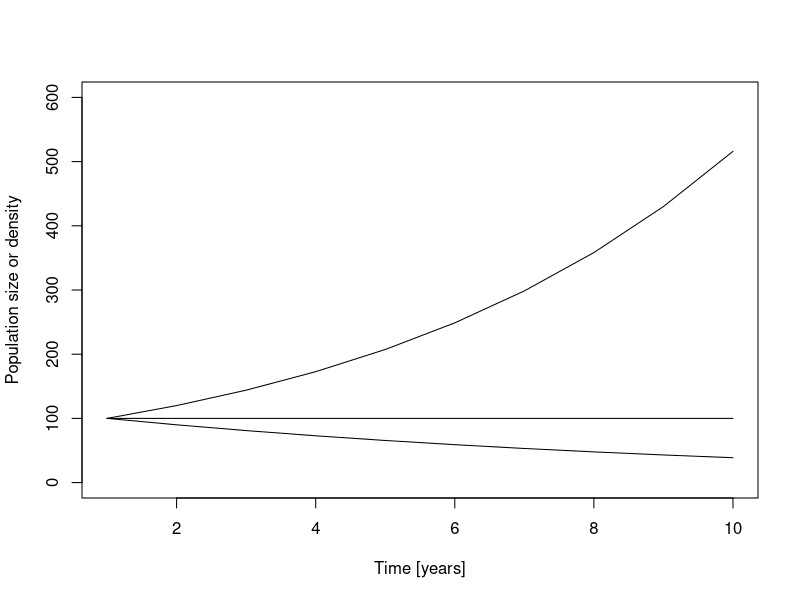
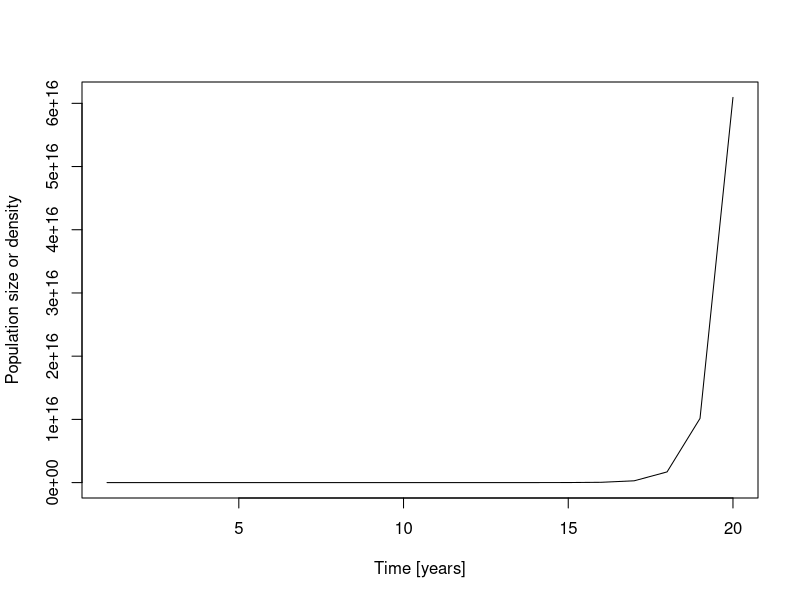

Write R code to recreate these figures, in order. (Note: this script raises an error after producing the figures.)
library(sp)
install.packages('tidyverse')
library(tidyverse)
library(cowplot)

##---------------------------------------------------------------------------------------------------------------------------------------------------
# Process-based model I: geometric population growth
# simulate population growth and plot for three cases:
# 1) b > d
# 2) b == d
# 3) b < d

# initial population size
N0 = 100
# per-capita birth rate
b = 1.2
# per-capita mortality (e.g., annual plant)
d = 1
# initialise vector to store population size each year, and assign initial population size as first value
N <- NULL
N[1] <- N0

# simulate population growth for 10 year
for(t in 1:9) {
  N[t+1] = N[t] + (b-d) * N[t]
}

# b > d results
N_growing <- N
rm(N)

# b == d results
b = 1; d = 1
N <- NULL
N[1] <- N0

# simulate population growth for 10 year
for(t in 1:9) {
  N[t+1] = N[t] + (b-d) * N[t]
}
N_static <-  N
rm(N)

# b < d results
b = 0.9; d = 1
N <- NULL
N[1] <- N0

# simulate population growth for 10 year
for(t in 1:9) {
  N[t+1] = N[t] + (b-d) * N[t]
}
N_shrinking <-  N
rm(N)

N_growing
N_static
N_shrinking

# plot results
plot(x = 1:length(N_growing), y = N_growing, type = 'l',
     ylim = c(0, 600),
     xlab = 'Time [years]',
     ylab = 'Population size or density')
lines(1:length(N_static), N_static, type = 'l')
lines(1:length(N_shrinking), N_shrinking, type = 'l')

# reformulate geometric growth model with one parameter
# r = b - d

r = 5
N <- c()
N[1] <- N0

for(i in 1:19){
  N[i+1] = N[i] + r * N[i]
}

plot(x = 1:length(N),
     y = N, type = 'l',
     xlab = 'Time [years]',
     ylab = 'Population size or density')

##---------------------------------------------------------------------------------------------------------------------------------------------------
# Stochasticity: extending models to include structured randomness.
# - Dennis et al 1995 Ecological Monographs; Hilborn & Mangel 1997 The Ecological Detective

# Demographic and environmental stochasticity are most commonly discussed forms of stochasticity in Ecology
# other types: catastrophes (e.g., Lande 1993 Am Nat); measurement or observation error (e.g., Denis et al 1991 Ecol Monographs;
# Knape & de Valpine 2011 Ecol Lett);  process error (e.g., Denis et al 1991 Ecol Monographs; Thibaut & Connolly 2020 Ecology)

# Demographic stochasticity describes realised variability in demographic processes such as births, deaths and migration due
# to their probabilistic nature (see also Clark 2009 TREE for argument that stochastic forces exist only in models; e.g., "...processes perceived
# as stochastic at one level of abstraction have explanations at another.").

# Environmental stochasticity describes variablity in extrinsic environmental conditions (e.g., due to variation in temperature,
# precipitation, wind, etc)

# Extend geometric population model to include demographic stochasticity

# We have to decide how to change our model to include stochasticity. For example, we could assume that the parameter values of both the birth
# and death processes in the geometric growth model as random draws from probability distributions.
# Here, we'll instead use the approach taken in the metacommunity model
# that we will study later today (see also Adler & Drake 2008 Am Nat, Shoemaker et al. 2020 Ecology).

# We assume N[t+1] ~ Pois(lambda = N[t] + (b-d)*N[t]),
# N[t+1], the population size next year, is a random draw from a
# Poisson distribution with lambda (i.e., the one and only parameter of the Poisson distribution)
# equal to the expected population size under our model of geometric growth.

# visual inspection of poisson distribution
?rpois()

rpois(n = 1000,
      lambda = 10)
plot(density(rpois(n = 1000,
                   lambda = 10)))
par(mfrow=c(1,2))
hist(rpois(n = 1000,
                   lambda = 10))
hist(rpois(n = 1000,
           lambda = 100))

plot(density(rpois(n = 1000,
                   lambda = 10)))
lines(density(rpois(n = 1000,
                   lambda = 100)))

# define per-capita birth rate
b = 1.2
# and per-capita mortality
d = 1

# initialise vector to store population size
N <- NULL
N[1] <- N0

# simulate population growth for 10 years
for(t in 1:9) {

  N[t+1] = rpois(n = 1,
                 lambda = N[t] + (b-d) * N[t])
}

plot(1:length(N_growing), N_growing, type = 'l',
     ylim = c(0, 600),
     xlab = 'Time [years]',
     ylab = 'Population size or density')
lines(1:length(N), N,
      col = 'grey')

# do multiple simulations to visualise variability more clearly
nsims = 20
nyears = 9
N_matrix = matrix(data = NA,
                  nrow = nsims,
                  ncol = nyears + 1,
                  byrow = TRUE)
# initial population
N_matrix[,1] = N0

for(sim in 1:nsims){
  # print counter to screen
  print(paste('simulation ', sim, 'of ', nsims))
  for(t in 1:nyears){
    N_matrix[sim, t+1] = rpois(n = 1,
                               lambda = N_matrix[sim, t] + (b-d) * N_matrix[sim, t])
  }
}

# plot
matplot(t(N_matrix), type = 'l')
lines(1:length(N_growing), N_growing, lwd = 3)

## Environmental stochasiticity

# To include environmental stochasticity in our model of geometric population growth, we include an extra
# term, specifically,
# N[t+1] = N[t] + (b - d)*N[t] + sigma[t] * N[t],


# sigma[t] is a time series of environmental variation (e.g., temperature), and follows
# sigma[t+1] = a*sigma[t] + c*phi[t],
# where c scales the magnitude of the environmental variation phi[t] ~ N(0,1).

# set c = (1 - a^2)^0.5, which means var(sigma) is equal for all values of a.
# a controls autocorrelation:
# 0 < a < 1 environmental fluctuations are positively correlated,
# -1 < a < 0 environmental fluctuations are negatively correlated,
# a = 0, environmental fluctuations are uncorrelated.

phi = rnorm(nyears, mean = 0, sd = 1)
a = 0 # can to control autocorrelation of environmental fluctuations
c = (1 - a^2)^0.5
# initial vector to store environmental fluctuations
sigma <- NULL
sigma[1] = 0
# loop to create environmental fluctuations
for(t in 1:nyears){
  sigma[t+1] = a * sigma[t] + c*phi[t]
}

# visual inspection of environmental variation
plot(1:(nyears+1), sigma,
     xlab = 'Time [years]',
     ylab = 'Environmental condition\n(deviation from mean)',
     type = 'b')
abline(c(0,0), lty = 2)

# create plot with positive, negative and no autocorrelation
uncorrelated_sigma = sigma;
rm(sigma)

# positive autocorrelation
a = 1
sigma <- NULL
sigma[1] = 0
# loop to create environmental fluctuations
for(t in 1:nyears){
  sigma[t+1] = a * sigma[t] + c*phi[t]
}
pos_corr_sigma = sigma
rm(sigma)

# negative autocorrelation
a = -0.8
sigma <- NULL
sigma[1] = 0
# loop to create environmental fluctuations
for(t in 1:nyears){
  sigma[t+1] = a * sigma[t] + c*phi[t]
}
neg_corr_sigma = sigma
rm(sigma)

# plot
plot(1:(nyears+1), uncorrelated_sigma,
     xlab = 'Time [years]',
     ylab = 'Environmental condition\n(deviation from mean)',
     type = 'b',
     ylim = c(min(c(uncorrelated_sigma, pos_corr_sigma, neg_corr_sigma)) - 0.1,
              max(c(uncorrelated_sigma, pos_corr_sigma, neg_corr_sigma)) + 0.1))
lines(1:(nyears+1), pos_corr_sigma, col = 2, lty = 2)
lines(1:(nyears+1), neg_corr_sigma, col = 3, lty = 3)
abline(c(0,0), lty = 2)


# Exercises:
# 1) Extend model to include demographic and environmental stochasticity (see Shoemaker et al. 2020 Ecology).

# 2) How would you measure the impact of including stochasticity in a model of geometric growth using simulations?
# Hint: it can be done using linear (statistical) models; see e.g., Blowes & Connolly 2012 Ecological Applications.
# Use simulations and linear models to quantify the impact of including different combinations of demographic and environmental stochasticity.

# 3) Reformulate geometric population growth model to include stochastic variation in births and deaths as separate processes.
